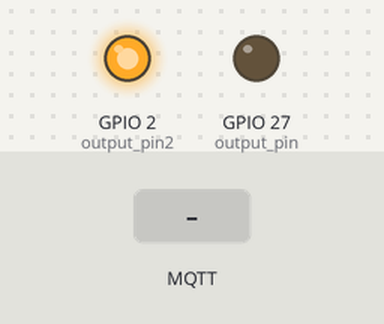
This sketch was run on a simulated ESP32. Parts: output pins drawn as LEDs (lit = HIGH). Inputs (shaded band) come from the test bench. WiFi joins after 1.5 s; servers stay silent unless stated; no MQTT or app messages arrive unless stated; what the sketch prints to the serial monitor is not drawn.

Above: at 2.7 s.
2.8 s: MQTT message "2" arrives on the first subscribed topic
At 3.7 s:
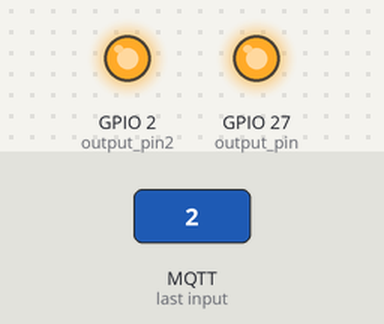
4.3 s: MQTT message "1" arrives on the first subscribed topic
At 4.8 s:
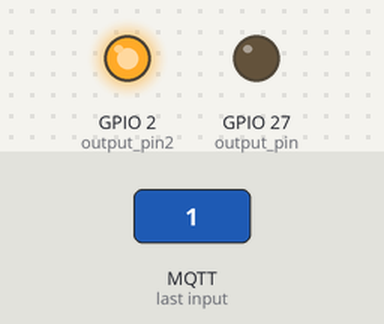
Timing chart, 0 to 7.3 s (numbered marks = the images above; inputs shaded):
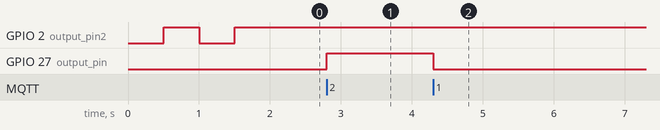

Measured:
- after the input at 2.8 s, GPIO 27 (output_pin): LOW → HIGH at once
- after the input at 4.3 s, GPIO 27 (output_pin): HIGH → LOW at once

The sketch:

codigo_esp_esclavo.ino
```cpp
//esclavo ready

#include <WiFi.h>
#include <PubSubClient.h>

// Configuración de Wi-Fi
const char* ssid = "ok";
const char* password = "12345678";
const int output_pin = 27;
const int output_pin2 = 2;

// Configuración del broker MQTT
const char* mqttserver = "broker.hivemq.com";
const int mqttport = 1883;
const char* topic = "valvula";
const char* clientId = "clientId-TytxkfoJ9R";

WiFiClient espClient;
PubSubClient client(espClient);

// Variable para controlar el estado de conexión
bool fullyConnected = false;
unsigned long previousMillis = 0;
const long blinkInterval = 200;

void callback(char* topic, byte* payload, unsigned int length) {
  String message = "";
  for (int i = 0; i < length; i++) {
    message += (char)payload[i];
  }

  if (message == "1") {
    digitalWrite(output_pin, LOW);
    Serial.println("Pin activado");
  } else if (message == "2") {
    digitalWrite(output_pin, HIGH);
    Serial.println("Pin desactivado");
  }
}

void updateStatusLED() {
  if (WiFi.status() == WL_CONNECTED && client.connected()) {
    if (!fullyConnected) {
      fullyConnected = true;
      digitalWrite(output_pin2, HIGH);
    }
  } else {
    fullyConnected = false;
    // Hacer parpadear el LED cuando no está conectado
    unsigned long currentMillis = millis();
    if (currentMillis - previousMillis >= blinkInterval) {
      previousMillis = currentMillis;
      digitalWrite(output_pin2, !digitalRead(output_pin2));
  }
}
}

void setup() {
  Serial.begin(115200);

  pinMode(output_pin, OUTPUT);
  pinMode(output_pin2, OUTPUT);

  digitalWrite(output_pin, LOW);
//  digitalWrite(output_pin, HIGH);
//  delay(1000);
//  digitalWrite(output_pin, LOW);
//  delay(1000);
//  digitalWrite(output_pin, HIGH);
//  delay(1000);
//  digitalWrite(output_pin, LOW);
//  delay(1000);

  // Conectar a WiFi
  WiFi.begin(ssid, password);
  while (WiFi.status() != WL_CONNECTED) {
    delay(500);
    Serial.print(".");
    updateStatusLED();  // Actualiza el LED mientras intenta conectarse
  }
  Serial.println("\nConectado a WiFi");

  // Configuración MQTT
  client.setServer(mqttserver, mqttport);
  client.setCallback(callback);
  reconnect();
}

void loop() {
  if (!client.connected()) {
    reconnect();
  }
  client.loop();
  updateStatusLED();
}

void reconnect() {
  while (!client.connected()) {
    Serial.print("Intentando conexión MQTT...");
    updateStatusLED();
    if (client.connect(clientId)) {
      Serial.println("Conectado al broker MQTT");
      client.subscribe(topic);
    } else {
      Serial.print("Fallo, rc=");
      Serial.print(client.state());
      Serial.println(" Reintentando en 2 segundos");
      delay(2000);
    }
  }
}
```
